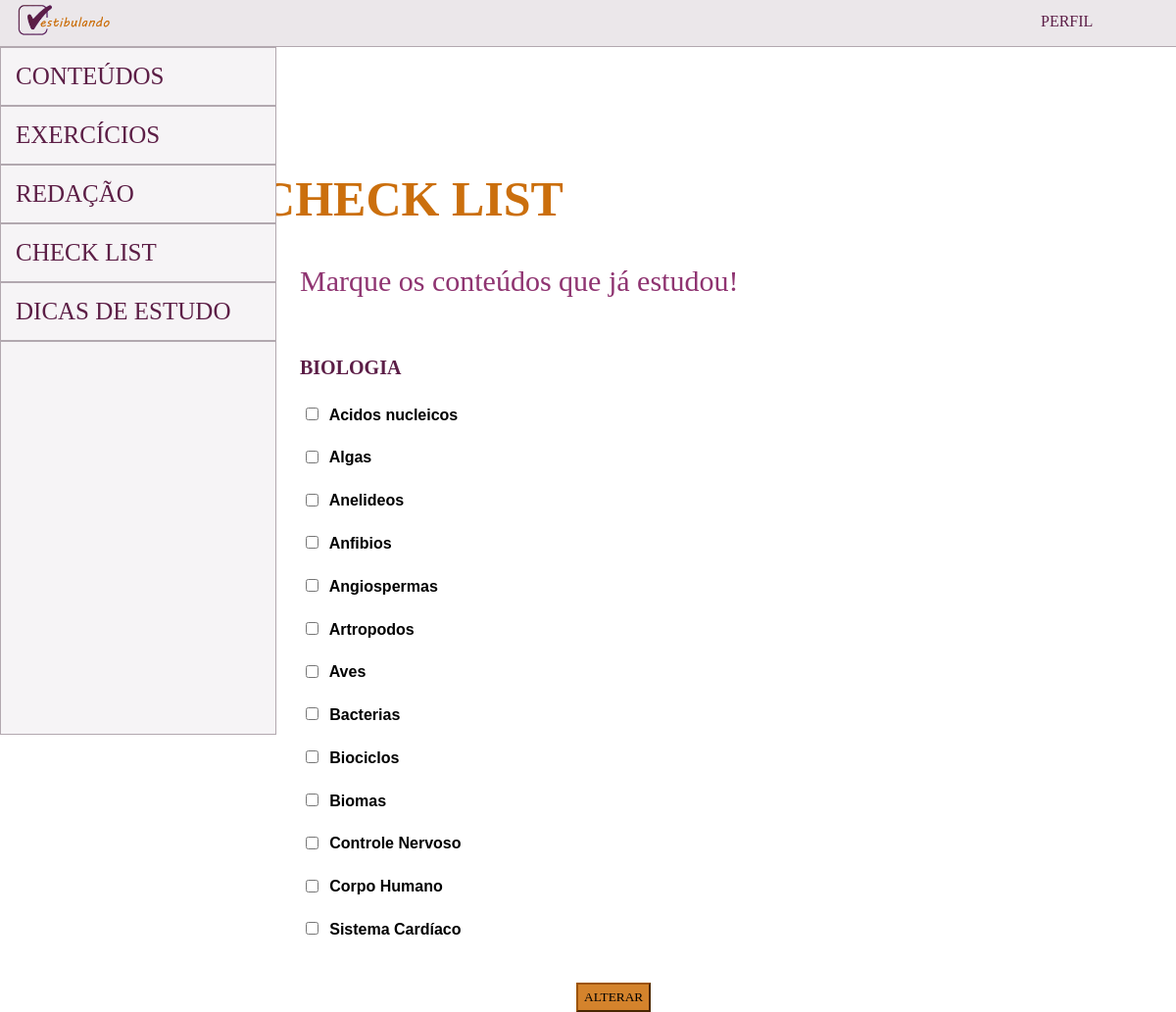
The app's page /check_list.php with its own data.
### tables this page shows
CREATE TABLE conteudo(
	id_cont INT(5) AUTO_INCREMENT PRIMARY KEY,
    id_disc INT(5) NOT NULL, 
	nome_cont VARCHAR(60) NOT NULL
);

### check_list.php (the view, shortened to what this page needs)
<?php
    $host = "localhost";
    $usuario = "root";
    $pass = "";
    $db = "vestibulando";
    $conexao = mysqli_connect($host, $usuario, $pass, $db) or die (mysql_error());
    mysqli_select_db($conexao, $db);
    mysqli_autocommit($conexao, TRUE);
    $email_session = $_SESSION['email'];
    $comando_iduser = "SELECT id FROM usuarios WHERE email = '" . $email_session . "';";
    $busca = mysqli_query($conexao, $comando_iduser);
    $id_user = mysqli_fetch_assoc($busca);
    $disciplina = 1;
    $comando_buscar = "SELECT nome_cont as conteudo, nome_disc as disciplina, id_cont
                        FROM conteudo c
                        INNER JOIN disciplina d ON c.id_disc =d.id_disc
                        WHERE d.id_disc = " . $disciplina . ";";
    $busca = mysqli_query($conexao, $comando_buscar);
?>
<!DOCTYPE html>
<html>
    <head>
        <link href="check_list.css" rel="stylesheet">
    </head>
<body>
    <menu id="main-nav">
        <div id="nav">
            <a href="index.html"><img src="imagens/logo.png" id="logo"/></a>
            <a href="perfil.php" class="perfil"> PERFIL </a>
        </div>
    </menu>
<ul id="vertical">
    <li><a href="#">CONTEÚDOS</a>
    </li>
    <li><a href="#">EXERCÍCIOS</a>
    </li>
    <li><a href="#">REDAÇÃO</a>
    </li>
    <li><a href="check_list.php">CHECK LIST</a></li>
    <li><a href="dicas_estudo.html">DICAS DE ESTUDO</a></li>
</ul>
      <div class="tres"></div>
      <h3> CHECK LIST </h3>
      <p> Marque os conteúdos que já estudou!</p>
      <h6>BIOLOGIA </h6>
          <b> <div id="checkbox">
          <form action=checkando.php method="post">
            <?php
            while ($conteudo = $busca->fetch_array()) {
                $comando = "SELECT o.id_cont
                            FROM check_list c INNER JOIN usuarios u ON c.id = u.id
                                INNER JOIN disciplina d ON c.id_disc = d.id_disc
                                INNER JOIN conteudo o ON c.id_cont = o.id_cont
                            WHERE o.id_cont = " . $conteudo['id_cont'] . " AND u.id = '" . $id_user['id'] . "';";
                $verifica = mysqli_query($conexao, $comando);
                if (mysqli_num_rows($verifica)>0){
                    echo '<input type="checkbox" id="check" name="' . $conteudo["id_cont"] . '" value="scales" checked/>
                    <label for="scales">' . $conteudo["conteudo"] . '</label>
                    <br>
                    <br>';
                }
                else{
                    echo '<input type="checkbox" id="check" name="' . $conteudo["id_cont"] . '" value="scales"/>
                    <label for="scales">' . $conteudo["conteudo"] . '</label>
                    <br>
                    <br>';
                };
};
?>
        </div>
        <button id="botao" type="submit">ALTERAR</button>
          </b>
</body>
</html>

### check_list.css (style rules this page uses)
menu { margin: 0; padding: 0; }
#nav { list-style-type: none; }
#main-nav { margin: 0; padding: 0; width: 100%; height: 47px; background-color: #ebe7ea; border-bottom: 1px solid #b2a8af; }
#nav { margin: 0 auto; padding: 0; }
#logo { float: left; width: 10%; margin-top: -2.4%; position: relative; }
body { margin: 0 auto; }
#nav a.perfil { color: #5c1e47; font-family: Aharoni, cursive; }
#nav a.perfil:link { text-decoration: none; float: right; width: 10%; position: relative; padding: 13px 18px; }
ul { margin: 0; padding: 0; list-style: none; width: 150px; }
ul li { position: relative; }
ul li a { display: block; text-decoration: none; font-family: Aharoni, cursive; font-size: 25px; color: #5c1e46; background: #f6f4f6; width: 250px; padding: 15px; border: 1px solid #b2a8af; }
div.tres { width: 280px; height:400px; background: #f6f4f6; border: 1px solid #b2a8af; }
h3 { margin-top: -48%; margin-left: -30%; font-family: Aharoni, cursive; font-size: 50px; color: #cb6f0d; text-align: center; }
input { margin: .4rem; }
#checkbox { margin-left: 25.5%; margin-right: 5%; margin-top: -2%; font-family: arial; }
#botao { position: absolute; margin-left: 49%; margin-top: 2%; height: 30px; background-color: #d4832c; font-family: Aharoni, cursive; border:2px outset #9d5406; }
p { margin-left: 25.5%; margin-top: -1%; font-family: aharoni; font-size: 30px; color: #8f3471; }
h6 { margin-left: 25.5%; margin-top: 5%; font-family: aharoni; font-size: 20px; color: #5c1e47; }

### records on screen
conteudo: nome_cont "Acidos nucleicos"
conteudo: nome_cont "Algas"
conteudo: nome_cont "Anelideos"
conteudo: nome_cont "Anfibios"
conteudo: nome_cont "Angiospermas"
conteudo: nome_cont "Artropodos"
conteudo: nome_cont "Aves"
conteudo: nome_cont "Bacterias"
conteudo: nome_cont "Biociclos"
conteudo: nome_cont "Biomas"
conteudo: nome_cont "Controle Nervoso"
conteudo: nome_cont "Corpo Humano"
conteudo: nome_cont "Sistema Cardíaco"
